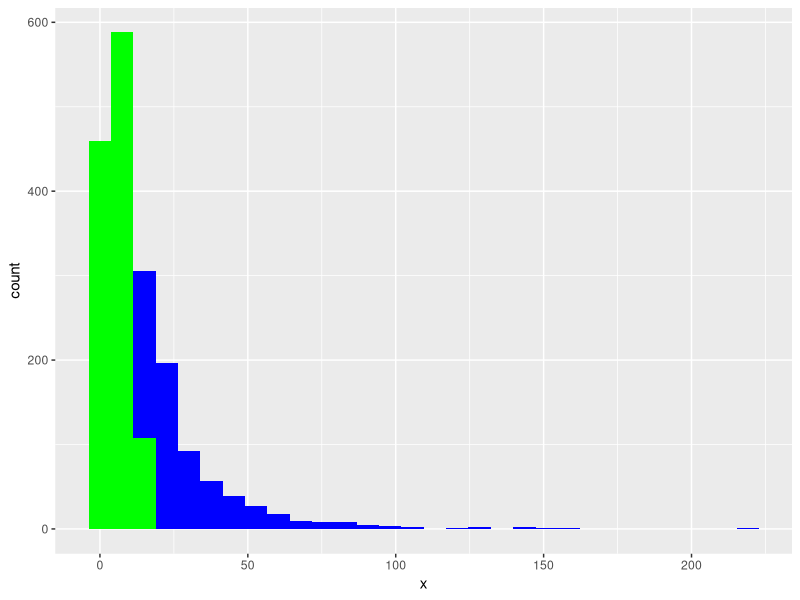

Here is the R script that generated this plot:
install.packages('tidyverse')
library(tidyverse)

mydata <- 
  read_csv("Water System Summary_20221007.csv", show_col_types=F)

mydata$x <- 
  mydata$`Number of Violations`

mydata <- 
  mydata %>% 
  drop_na(x)


obs1 <- 
    mydata$x %>% 
      min() 

obs2 <- 
  mydata$x %>% 
    sample(1)


focusdata <- 
  mydata %>% 
    filter(between(x,obs1,obs2))

mydata %>% 
  ggplot(aes(x)) + 
    geom_histogram(fill="blue") + 
    geom_histogram(data = focusdata, fill="green")
  
